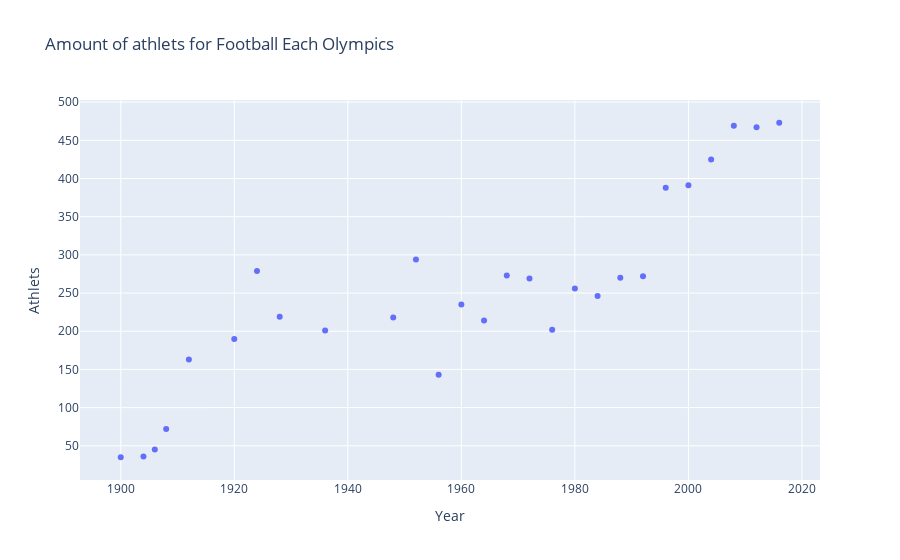

Notebook cell for this chart:
### Markdown cell above
# Graf 3 - Amount of Football Players For Each Olympics

### Code cell
def amount_of_athlets(sport, df):
    df_sport = df[(df['Sport'] == sport)]

    tmp = df_sport.groupby(['Year', 'City'])['Season'].value_counts()
    df_sport = pd.DataFrame(data={'Athlets': tmp.values}, index=tmp.index).reset_index()

    fig = px.scatter(df_sport,
            x='Year',
            y='Athlets',
            title='Amount of athlets for '+sport+' Each Olympics',
            
    )

    return fig.show()

amount_of_athlets("Football", athlete_events)

### Figure 1 — Plotly figure (JSON) as saved in the notebook; plotly's stock layout.template omitted (floating-point values rounded to 4 significant figures)
{"data": [{"hovertemplate": "Year=%{x}<br>Athlets=%{y}<extra></extra>", "legendgroup": "", "marker": {"color": "#636efa", "symbol": "circle"}, "mode": "markers", "name": "", "orientation": "v", "showlegend": false, "type": "scatter", "x": [1900, 1904, 1906, 1908, 1912, 1920, 1924, 1928, 1936, 1948, 1952, 1956, 1960, 1964, 1968, 1972, 1976, 1980, 1984, 1988, 1992, 1996, 2000, 2004, 2008, 2012, 2016], "xaxis": "x", "y": [35, 36, 45, 72, 163, 190, 279, 219, 201, 218, 294, 143, 235, 214, 273, 269, 202, 256, 246, 270, 272, 388, 391, 425, 469, 467, 473], "yaxis": "y"}], "layout": {"legend": {"tracegroupgap": 0}, "title": {"text": "Amount of athlets for Football Each Olympics"}, "xaxis": {"anchor": "y", "domain": [0, 1], "title": {"text": "Year"}}, "yaxis": {"anchor": "x", "domain": [0, 1], "title": {"text": "Athlets"}}}}
